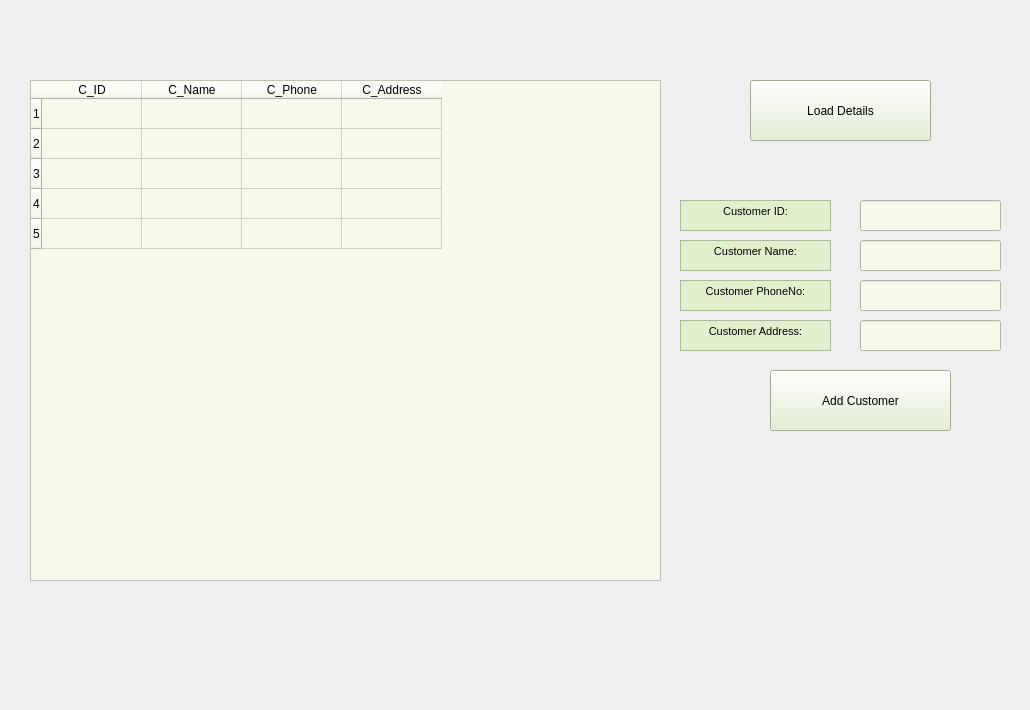
    <widget class="QWidget" name="customer_page">
     <widget class="QTableWidget" name="customer_table">
      <property name="geometry">
       <rect>
        <x>30</x>
        <y>80</y>
        <width>631</width>
        <height>501</height>
       </rect>
      </property>
      <property name="styleSheet">
       <string notr="true">background-color:rgb(246, 250, 234)</string>
      </property>
      <property name="rowCount">
       <number>5</number>
      </property>
      <row/>
      <row/>
      <row/>
      <row/>
      <row/>
      <column>
       <property name="text">
        <string>C_ID</string>
       </property>
      </column>
      <column>
       <property name="text">
        <string>C_Name</string>
       </property>
      </column>
      <column>
       <property name="text">
        <string>C_Phone</string>
       </property>
      </column>
      <column>
       <property name="text">
        <string>C_Address</string>
       </property>
      </column>
     </widget>
     <widget class="QPushButton" name="customer_load">
      <property name="geometry">
       <rect>
        <x>750</x>
        <y>80</y>
        <width>181</width>
        <height>61</height>
       </rect>
      </property>
      <property name="styleSheet">
       <string notr="true">background-color:rgb(226, 239, 204)</string>
      </property>
      <property name="text">
       <string>Load Details</string>
      </property>
     </widget>
     <widget class="QTextBrowser" name="C_ID_lable">
      <property name="geometry">
       <rect>
        <x>680</x>
        <y>200</y>
        <width>151</width>
        <height>31</height>
       </rect>
      </property>
      <property name="styleSheet">
       <string notr="true">background-color:rgb(226, 239, 204)</string>
      </property>
      <property name="html">
       <string>&lt;!DOCTYPE HTML PUBLIC &quot;-//W3C//DTD HTML 4.0//EN&quot; &quot;http://www.w3.org/TR/REC-html40/strict.dtd&quot;&gt;
&lt;html&gt;&lt;head&gt;&lt;meta name=&quot;qrichtext&quot; content=&quot;1&quot; /&gt;&lt;style type=&quot;text/css&quot;&gt;
p, li { white-space: pre-wrap; }
&lt;/style&gt;&lt;/head&gt;&lt;body style=&quot; font-family:'MS Shell Dlg 2'; font-size:7.8pt; font-weight:400; font-style:normal;&quot;&gt;
&lt;p align=&quot;center&quot; style=&quot; margin-top:0px; margin-bottom:0px; margin-left:0px; margin-right:0px; -qt-block-indent:0; text-indent:0px;&quot;&gt;&lt;span style=&quot; font-size:8pt;&quot;&gt;Customer ID:&lt;/span&gt;&lt;/p&gt;&lt;/body&gt;&lt;/html&gt;</string>
      </property>
     </widget>
     <widget class="QTextBrowser" name="C_Name_lable">
      <property name="geometry">
       <rect>
        <x>680</x>
        <y>240</y>
        <width>151</width>
        <height>31</height>
       </rect>
      </property>
      <property name="styleSheet">
       <string notr="true">background-color:rgb(226, 239, 204)</string>
      </property>
      <property name="html">
       <string>&lt;!DOCTYPE HTML PUBLIC &quot;-//W3C//DTD HTML 4.0//EN&quot; &quot;http://www.w3.org/TR/REC-html40/strict.dtd&quot;&gt;
&lt;html&gt;&lt;head&gt;&lt;meta name=&quot;qrichtext&quot; content=&quot;1&quot; /&gt;&lt;style type=&quot;text/css&quot;&gt;
p, li { white-space: pre-wrap; }
&lt;/style&gt;&lt;/head&gt;&lt;body style=&quot; font-family:'MS Shell Dlg 2'; font-size:7.8pt; font-weight:400; font-style:normal;&quot;&gt;
&lt;p align=&quot;center&quot; style=&quot; margin-top:0px; margin-bottom:0px; margin-left:0px; margin-right:0px; -qt-block-indent:0; text-indent:0px;&quot;&gt;&lt;span style=&quot; font-size:8pt;&quot;&gt;Customer Name:&lt;/span&gt;&lt;/p&gt;&lt;/body&gt;&lt;/html&gt;</string>
      </property>
     </widget>
     <widget class="QTextBrowser" name="C_Phone_lable">
      <property name="geometry">
       <rect>
        <x>680</x>
        <y>280</y>
        <width>151</width>
        <height>31</height>
       </rect>
      </property>
      <property name="styleSheet">
       <string notr="true">background-color:rgb(226, 239, 204)</string>
      </property>
      <property name="html">
       <string>&lt;!DOCTYPE HTML PUBLIC &quot;-//W3C//DTD HTML 4.0//EN&quot; &quot;http://www.w3.org/TR/REC-html40/strict.dtd&quot;&gt;
&lt;html&gt;&lt;head&gt;&lt;meta name=&quot;qrichtext&quot; content=&quot;1&quot; /&gt;&lt;style type=&quot;text/css&quot;&gt;
p, li { white-space: pre-wrap; }
&lt;/style&gt;&lt;/head&gt;&lt;body style=&quot; font-family:'MS Shell Dlg 2'; font-size:7.8pt; font-weight:400; font-style:normal;&quot;&gt;
&lt;p align=&quot;center&quot; style=&quot; margin-top:0px; margin-bottom:0px; margin-left:0px; margin-right:0px; -qt-block-indent:0; text-indent:0px;&quot;&gt;&lt;span style=&quot; font-size:8pt;&quot;&gt;Customer PhoneNo:&lt;/span&gt;&lt;/p&gt;&lt;/body&gt;&lt;/html&gt;</string>
      </property>
     </widget>
     <widget class="QTextBrowser" name="C_Address_lable">
      <property name="geometry">
       <rect>
        <x>680</x>
        <y>320</y>
        <width>151</width>
        <height>31</height>
       </rect>
      </property>
      <property name="styleSheet">
       <string notr="true">background-color:rgb(226, 239, 204)</string>
      </property>
      <property name="html">
       <string>&lt;!DOCTYPE HTML PUBLIC &quot;-//W3C//DTD HTML 4.0//EN&quot; &quot;http://www.w3.org/TR/REC-html40/strict.dtd&quot;&gt;
&lt;html&gt;&lt;head&gt;&lt;meta name=&quot;qrichtext&quot; content=&quot;1&quot; /&gt;&lt;style type=&quot;text/css&quot;&gt;
p, li { white-space: pre-wrap; }
&lt;/style&gt;&lt;/head&gt;&lt;body style=&quot; font-family:'MS Shell Dlg 2'; font-size:7.8pt; font-weight:400; font-style:normal;&quot;&gt;
&lt;p align=&quot;center&quot; style=&quot; margin-top:0px; margin-bottom:0px; margin-left:0px; margin-right:0px; -qt-block-indent:0; text-indent:0px;&quot;&gt;&lt;span style=&quot; font-size:8pt;&quot;&gt;Customer Address:&lt;/span&gt;&lt;/p&gt;&lt;/body&gt;&lt;/html&gt;</string>
      </property>
     </widget>
     <widget class="QLineEdit" name="C_id">
      <property name="geometry">
       <rect>
        <x>860</x>
        <y>200</y>
        <width>141</width>
        <height>31</height>
       </rect>
      </property>
      <property name="styleSheet">
       <string notr="true">background-color:rgb(246, 250, 234)</string>
      </property>
     </widget>
     <widget class="QLineEdit" name="C_name">
      <property name="geometry">
       <rect>
        <x>860</x>
        <y>240</y>
        <width>141</width>
        <height>31</height>
       </rect>
      </property>
      <property name="styleSheet">
       <string notr="true">background-color:rgb(246, 250, 234)</string>
      </property>
     </widget>
     <widget class="QLineEdit" name="C_phone">
      <property name="geometry">
       <rect>
        <x>860</x>
        <y>280</y>
        <width>141</width>
        <height>31</height>
       </rect>
      </property>
      <property name="styleSheet">
       <string notr="true">background-color:rgb(246, 250, 234)</string>
      </property>
     </widget>
     <widget class="QLineEdit" name="C_address">
      <property name="geometry">
       <rect>
        <x>860</x>
        <y>320</y>
        <width>141</width>
        <height>31</height>
       </rect>
      </property>
      <property name="styleSheet">
       <string notr="true">background-color:rgb(246, 250, 234)</string>
      </property>
     </widget>
     <widget class="QPushButton" name="add_customer">
      <property name="geometry">
       <rect>
        <x>770</x>
        <y>370</y>
        <width>181</width>
        <height>61</height>
       </rect>
      </property>
      <property name="styleSheet">
       <string notr="true">background-color:rgb(226, 239, 204)</string>
      </property>
      <property name="text">
       <string>Add Customer</string>
      </property>
     </widget>
     <widget class="QLabel" name="background_7">
      <property name="geometry">
       <rect>
        <x>0</x>
        <y>20</y>
        <width>1021</width>
        <height>681</height>
       </rect>
      </property>
      <property name="styleSheet">
       <string notr="true">image: url(:/Pic/Pictures/greenMain.jpg);</string>
      </property>
      <property name="text">
       <string/>
      </property>
     </widget>
     <zorder>background_7</zorder>
     <zorder>customer_table</zorder>
     <zorder>customer_load</zorder>
     <zorder>C_ID_lable</zorder>
     <zorder>C_Name_lable</zorder>
     <zorder>C_Phone_lable</zorder>
     <zorder>C_Address_lable</zorder>
     <zorder>C_id</zorder>
     <zorder>C_name</zorder>
     <zorder>C_phone</zorder>
     <zorder>C_address</zorder>
     <zorder>add_customer</zorder>
    </widget>
